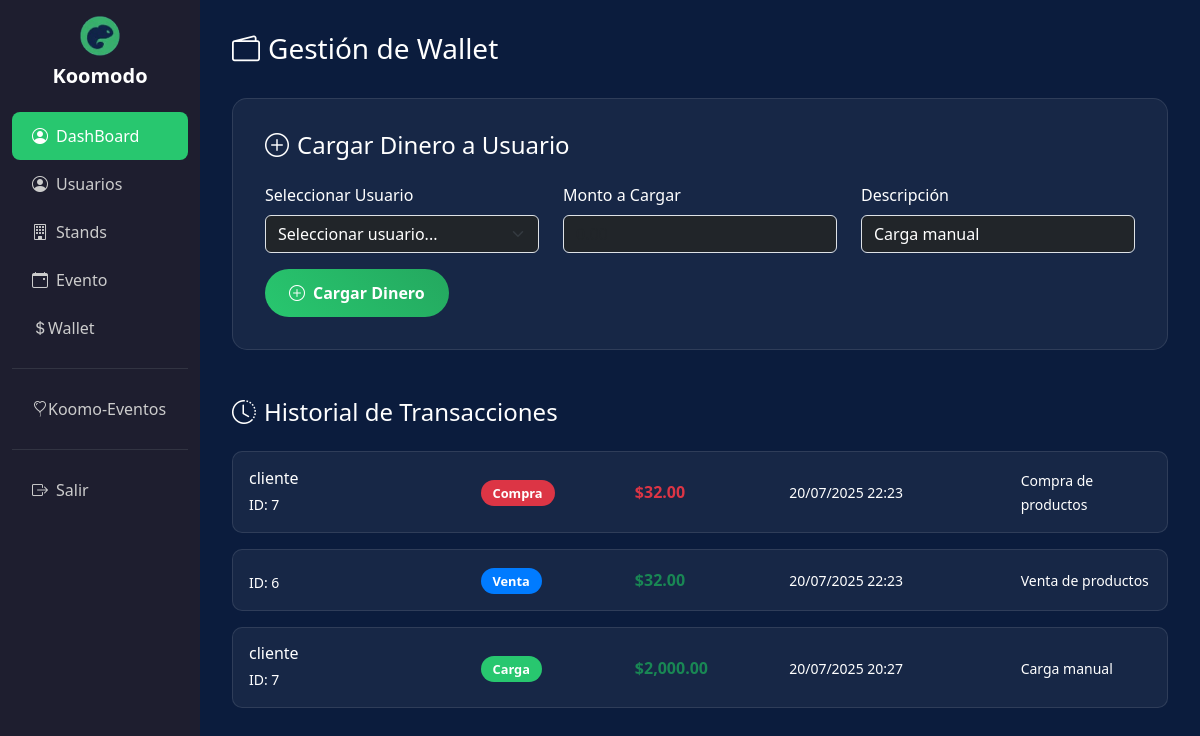
Screenshot of /wallet (signed in) with the database file from the repository.
### tables this page shows
CREATE TABLE `cash_wallet` (
  `id` int(11) NOT NULL,
  `id_user` int(11) NOT NULL,
  `monto` decimal(11,2) NOT NULL,
  `tipo` enum('carga','compra','venta','transferencia') NOT NULL,
  `id_orden` int(11) DEFAULT NULL,
  `id_stand` int(11) DEFAULT NULL,
  `descripcion` varchar(255) DEFAULT NULL,
  `fecha_log` datetime NOT NULL DEFAULT current_timestamp(),
  `stat` int(11) NOT NULL DEFAULT 1
);

CREATE TABLE `usuarios` (
  `id` int(11) NOT NULL,
  `usuario` varchar(100) NOT NULL,
  `nombre_completo` varchar(150) NOT NULL,
  `email` varchar(250) NOT NULL,
  `tipo_usuario` varchar(1) NOT NULL,
  `fecha_log` datetime NOT NULL DEFAULT current_timestamp(),
  `stat` int(1) NOT NULL,
  `password` varchar(250) NOT NULL,
  `imagen` varchar(250) NOT NULL
);

### app/controllers/WalletController.php (called while the page is built, shortened)
<?php
require_once __DIR__ . '/../models/Wallet.php';
class WalletController {
    private $walletModel;
    public function __construct($db) {
        $this->walletModel = new Wallet($db);
    }
    public function index() {
        $transacciones = $this->walletModel->obtenerTodasLasTransacciones();
        include __DIR__ . '/../views/wallet.php';
    }
}
?>

### app/models/Wallet.php (called while the page is built, shortened)
<?php
class Wallet {
    private $conn;
    private $table = 'cash_wallet';
    public function __construct($db) {
        $this->conn = $db;
    }
    public function obtenerTodasLasTransacciones() {
        $stmt = $this->conn->prepare("SELECT cw.*, u.nombre_completo as nombre_usuario
                                     FROM {$this->table} cw
                                     LEFT JOIN usuarios u ON cw.id_user = u.id
                                     ORDER BY cw.fecha_log DESC");
        $stmt->execute();
        return $stmt->fetchAll(PDO::FETCH_ASSOC);
    }
}
?>

### app/views/wallet.php (the view, shortened to what this page needs)
<!DOCTYPE html>
<html lang="es">
<head>
    <link href="https://cdn.jsdelivr.net/npm/bootstrap@5.3.0/dist/css/bootstrap.min.css" rel="stylesheet">
    <link href="https://cdnjs.cloudflare.com/ajax/libs/bootstrap-icons/1.8.1/font/bootstrap-icons.min.css" rel="stylesheet">
</head>
<body>
    <div class="container-fluid">
        <div class="row">
            <?php include 'menu.php'; ?>
            <div class="col-md-9 col-lg-10 content">
                <div class="d-flex justify-content-between align-items-center mb-4">
                    <h3><i class="bi bi-wallet2 me-2"></i>Gestión de Wallet</h3>
                </div>
                <div class="form-container">
                    <h4 class="mb-4"><i class="bi bi-plus-circle me-2"></i>Cargar Dinero a Usuario</h4>
                    <form method="post" action="">
                        <div class="row">
                            <div class="col-md-4">
                                <label class="form-label">Seleccionar Usuario</label>
                                <select name="id_user" class="form-select bg-dark text-white" required>
                                    <option value="">Seleccionar usuario...</option>
                                </select>
                            </div>
                            <div class="col-md-4">
                                <label class="form-label">Monto a Cargar</label>
                                <input type="number" name="monto" class="form-control bg-dark text-white"
                                       placeholder="0.00" step="0.01" min="0" required>
                            </div>
                            <div class="col-md-4">
                                <label class="form-label">Descripción</label>
                                <input type="text" name="descripcion" class="form-control bg-dark text-white"
                                       placeholder="Carga manual" value="Carga manual">
                            </div>
                        </div>
                        <div class="mt-3">
                            <button type="submit" class="btn btn-cargar">
                                <i class="bi bi-plus-circle me-2"></i>Cargar Dinero
                            </button>
                        </div>
                    </form>
                </div>
                <div class="mt-5">
                    <h4 class="mb-4"><i class="bi bi-clock-history me-2"></i>Historial de Transacciones</h4>
                    <?php if (!empty($transacciones)): ?>
                        <?php foreach ($transacciones as $transaccion): ?>
                            <div class="transaction-card">
                                <div class="row align-items-center">
                                    <div class="col-md-3">
                                        <h6 class="mb-1"><?= htmlspecialchars($transaccion['nombre_usuario']) ?></h6>
                                        <small class="text-badge">ID: <?= $transaccion['id_user'] ?></small>
                                    </div>
                                    <div class="col-md-2">
                                        <span class="tipo-badge tipo-<?= $transaccion['tipo'] ?>">
                                            <?= ucfirst($transaccion['tipo']) ?>
                                        </span>
                                    </div>
                                    <div class="col-md-2">
                                        <strong class="<?= $transaccion['tipo'] == 'compra' ? 'text-danger' : 'text-success' ?>">
                                            $<?= number_format($transaccion['monto'], 2) ?>
                                        </strong>
                                    </div>
                                    <div class="col-md-3">
                                        <small class="text-badge">
                                            <?= date('d/m/Y H:i', strtotime($transaccion['fecha_log'])) ?>
                                        </small>
                                    </div>
                                    <div class="col-md-2">
                                        <small class="text-badge">
                                            <?= htmlspecialchars($transaccion['descripcion']) ?>
                                        </small>
                                    </div>
                                </div>
                            </div>
                        <?php endforeach; ?>
                    <?php else: ?>
                        <div class="alert alert-info">
                            <i class="bi bi-info-circle me-2"></i>No hay transacciones registradas.
                        </div>
                    <?php endif; ?>
                </div>
            </div>
        </div>
    </div>
</body>
</html>

### public/index.php (shortened to what this page needs)
<?php
$uri = parse_url($_SERVER['REQUEST_URI'], PHP_URL_PATH);
$path = trim($uri, '/');
require_once __DIR__ . '/../app/controllers/EventoController.php';
switch ($path) {
    case 'wallet':
        require_once __DIR__ . '/../app/controllers/WalletController.php';
        $walletController = new WalletController($conn);
        $walletController->index();
        break;
}

### app/views/menu.php (shortened to what this page needs)
<div class="col-md-3 col-lg-2 sidebar">
  <div class="text-center mb-4">
    <img src="icons/logo.png" alt="Koomodo" width="40" />
    <h5 class="fw-bold mt-2">Koomodo</h5>
  </div>
  <a href="main" class="active"><i class="bi bi-person-circle me-2"></i>DashBoard</a>
  <?php if ($_SESSION['usuario']['tipo_usuario'] == 1) { ?>
  <a href="usuarios"><i class="bi bi-person-circle me-2"></i>Usuarios</a>
  <a href="stands"><i class="bi bi-building me-2"></i>Stands</a>
  <a href="evento"><i class="bi bi-calendar-event me-2"></i>Evento</a>
  <a href="wallet"><i class="bi bi-currency-dollar"></i>Wallet</a>
  <?php } ?>
  <hr class="text-secondary" />
  <a href="kooomo_eventos"><i class="bi bi-balloon-heart"></i>Koomo-Eventos</a>
  <hr class="text-secondary" />
  <a href="logout"><i class="bi bi-box-arrow-right me-2"></i>Salir</a>
</div>

### app/views/wallet.php (style rules this page uses)
body { background-color: #0B1C3D; color: white; }
.sidebar { background-color: #1e1e2f; height: 100vh; padding-top: 1rem; }
.sidebar a { color: #ccc; text-decoration: none; display: block; padding: 12px 20px; border-radius: 8px; }
.sidebar a:hover, .sidebar a.active { background-color: #28C76F; color: white; }
.content { padding: 2rem; }
.form-container { background: rgba(255, 255, 255, 0.05); border-radius: 15px; padding: 2rem; margin-bottom: 2rem; border: 1px solid rgba(255, 255, 255, 0.1); }
.transaction-card { background: rgba(255, 255, 255, 0.05); border-radius: 10px; padding: 1rem; margin-bottom: 1rem; border: 1px solid rgba(255, 255, 255, 0.1); }
.btn-cargar { background: linear-gradient(45deg, #28C76F, #24a85f); border: none; color: white; padding: 0.75rem 1.5rem; border-radius: 25px; font-weight: bold; transition: all 0.3s ease; }
.tipo-badge { padding: 0.25rem 0.75rem; border-radius: 15px; font-size: 0.8rem; font-weight: bold; }
.tipo-carga { background-color: #28C76F; }
.tipo-compra { background-color: #dc3545; }
.tipo-venta { background-color: #007bff; }

### rows the page displays
cash_wallet: id_user.nombre_completo "cliente", id_user "7", tipo "Compra", monto "32.00", fecha_log "20/07/2025 22:23", descripcion "Compra de productos"
cash_wallet: id_user "6", tipo "Venta", monto "32.00", fecha_log "20/07/2025 22:23", descripcion "Venta de productos"
cash_wallet: id_user.nombre_completo "cliente", id_user "7", tipo "Carga", monto "2,000.00", fecha_log "20/07/2025 20:27", descripcion "Carga manual"
